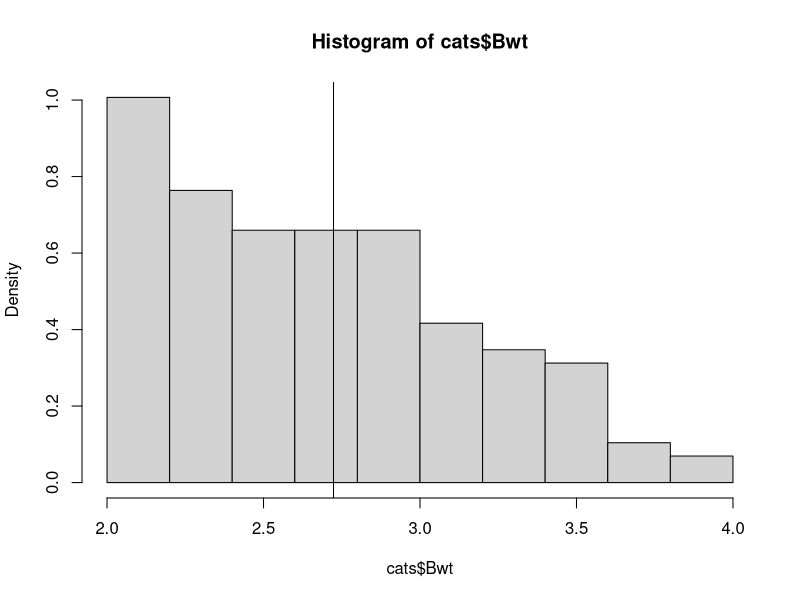
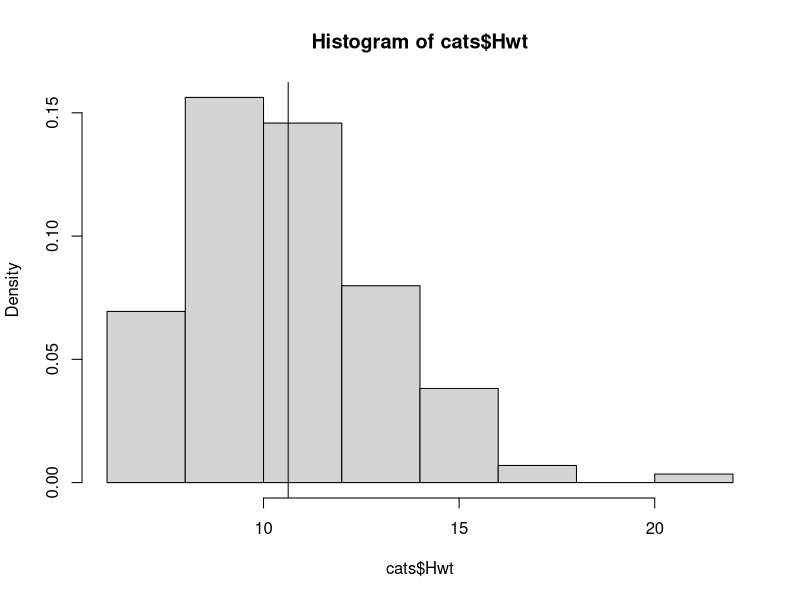
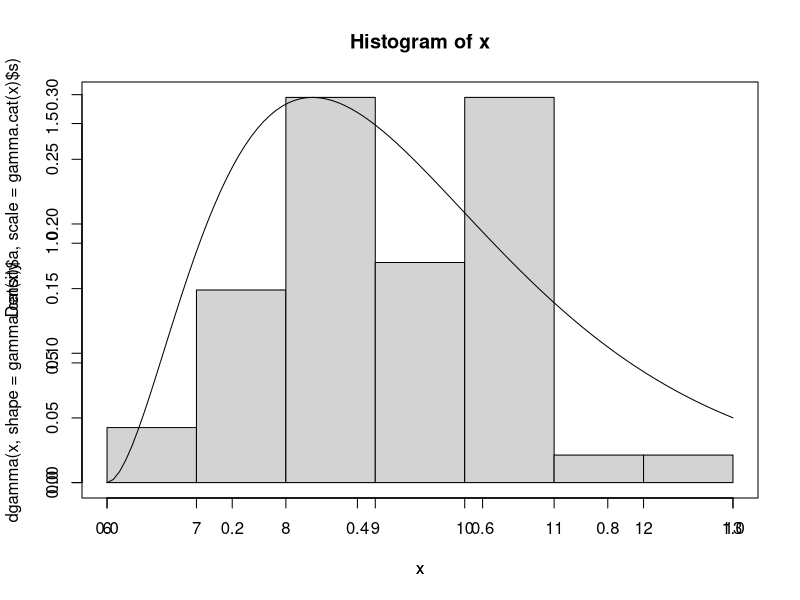
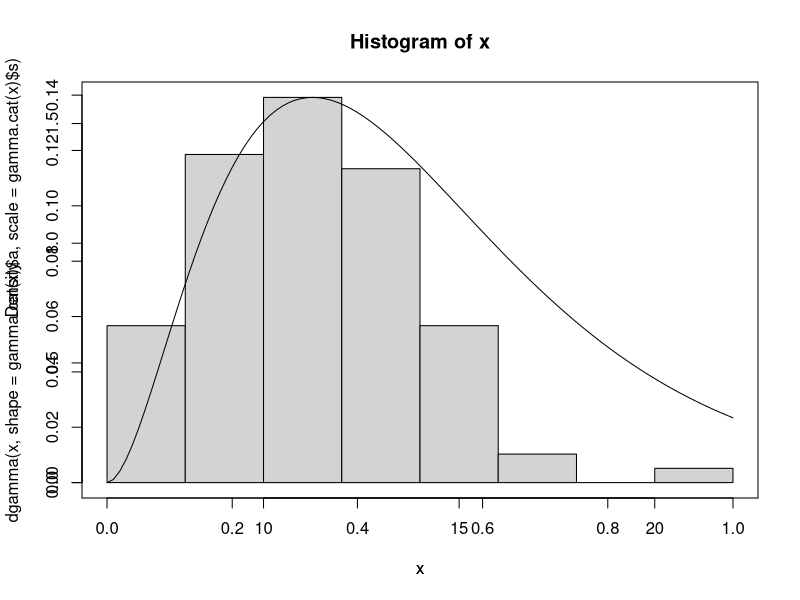

The R source for these figures, in order:
## ---- chunk 1
## 1. The data is contained in a data frame called `cats`, in the R package `MASS`.  (This package is part of the standard R installation.)  This records the sex of each cat, its weight in kilograms, and the weight of its heart in grams.  Load the data as follows:

library(MASS)
data(cats)

##Run `summary(cats)` and explain the results.
## There are 47 female and 97  male cats. Their body weight ranges from 2 to 3.9 units however, heart weight ranges from 6.3 to 20.5 units.

summary(cats)

## 2. Plot a histogram of these weights using the `probability=TRUE` option. Add a vertical line with your calculated mean using `abline(v=yourmeanvaluehere)`. Does this calculated mean look correct?

hist(cats$Bwt, probability = TRUE) 
abline(v = mean(cats$Bwt))


hist(cats$Hwt, probability = TRUE) 
abline(v = mean(cats$Hwt))


##3. Define two variables, `fake.mean <- 10` and `fake.var <- 8`. Write an expression for $a$ using these placeholder values. Does it equal what you expected given the solutions above? Once it does, write another such expression for $s$ and confirm.

fake.mean <- 10 
fake.var <- 8

a = (fake.mean^2)/fake.var
print (a)

s= (fake.var/fake.mean)
print (s)

##4. Calculate the mean, standard deviation, and variance of the heart weights using R's existing functions for these tasks. Plug the mean and variance of the cats' hearts into your formulas from the previous question and get estimates of $a$ and $s$.  What are they?  Do not report them to more significant digits than is reasonable.
## mean
m = mean(cats$Hwt)
print (m)
## variance
v = var(cats$Hwt)
print (v)
## standard deviation
std_dev = sd(cats$Hwt)
print (std_dev)

## find a. This is the mean squared error, measures the average of the squares of the errors.
a = (m * m) / v
print (a)

## find. This is the cv (coefficent of the variation or relative standard deviation)
s = v / m
print (s)


# 5. Write a function, cat.stats(), which takes as input a vector of numbers and returns the mean and variances of these cat hearts. (You can use the existing mean and variance functions within this function.) Confirm that you are returning the values from above.

cats.stats <- function(input_vector) {
  
  vec_mean = mean(input_vector, na.rm = T)
  vec_var = var(input_vector, na.rm = T)
  
  list(vectorMean = vec_mean, vectorVariance = vec_var)
  
}

cats.stats(cats$Hwt)
## ---- chunk 2
## 6.Now, use your existing function as a template for a new function, `gamma.cat()`, that calculates the mean and variances and returns the estimate of $a$ and $s$. What estimates does it give on the cats' hearts weight? Should it agree with your previous calculation?
# Yes. it matches the results obtained in previous question.

gamma.cat <- function(input_vector) {
  
  mean_var = cats.stats(input_vector = input_vector)
  m = mean_var$vectorMean
  v = mean_var$vectorVariance
  
  a = m*m / v
  s = v / m
  
  list(a = a, s = s)
}

gamma.cat(cats$Hwt)

## 7.Estimate the $a$ and $s$ separately for all the male cats and all the female cats, using `gamma.cat()`. Give the commands you used and the results.
## heart weight

## only males
gamma.cat(cats$Hwt[cats$Sex == "M"])

## only females
gamma.cat(cats$Hwt[cats$Sex == "F"])

## Body weight

## only males
gamma.cat(cats$Bwt[cats$Sex == "M"])

## only females
gamma.cat(cats$Bwt[cats$Sex == "F"])

## 8.Now, produce a histogram for the female cats. On top of this, add the shape of the gamma PDF using `curve()` with its first argument as `dgamma()`, the known PDF for the Gamma distribution. Is this distribution consistent with the empirical probability density of the histogram?

x = cats$Hwt[cats$Sex == "F"]
hist(x, probability = TRUE) 
par(new = TRUE)
curve(dgamma(x, shape = gamma.cat(x)$a, scale = gamma.cat(x)$s))

##Yes this distribution is consisted with the probability density as is shown by the trend of the line.

## 9.Repeat the previous step for male cats. How do the distributions compare?

x = cats$Hwt[cats$Sex == "M"]
hist(x, probability = TRUE) 
par(new = TRUE)
curve(dgamma(x, shape = gamma.cat(x)$a, scale = gamma.cat(x)$s))

